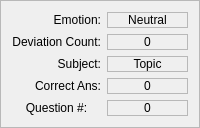
            <widget class="QFrame" name="frame_52">
             <property name="frameShape">
              <enum>QFrame::StyledPanel</enum>
             </property>
             <property name="frameShadow">
              <enum>QFrame::Raised</enum>
             </property>
             <layout class="QGridLayout" name="gridLayout_46">
              <item row="0" column="0">
               <widget class="QLabel" name="label_101">
                <property name="text">
                 <string>Emotion:</string>
                </property>
                <property name="alignment">
                 <set>Qt::AlignRight|Qt::AlignTrailing|Qt::AlignVCenter</set>
                </property>
               </widget>
              </item>
              <item row="1" column="0">
               <widget class="QLabel" name="label_102">
                <property name="text">
                 <string>Deviation Count:</string>
                </property>
                <property name="alignment">
                 <set>Qt::AlignRight|Qt::AlignTrailing|Qt::AlignVCenter</set>
                </property>
               </widget>
              </item>
              <item row="0" column="1">
               <widget class="QLabel" name="run_emotion_label">
                <property name="frameShape">
                 <enum>QFrame::StyledPanel</enum>
                </property>
                <property name="text">
                 <string>Neutral</string>
                </property>
                <property name="alignment">
                 <set>Qt::AlignCenter</set>
                </property>
               </widget>
              </item>
              <item row="1" column="1">
               <widget class="QLabel" name="run_deviation_count">
                <property name="frameShape">
                 <enum>QFrame::StyledPanel</enum>
                </property>
                <property name="text">
                 <string>0</string>
                </property>
                <property name="alignment">
                 <set>Qt::AlignCenter</set>
                </property>
               </widget>
              </item>
              <item row="3" column="0">
               <widget class="QLabel" name="label_107">
                <property name="text">
                 <string>Correct Ans:</string>
                </property>
                <property name="alignment">
                 <set>Qt::AlignRight|Qt::AlignTrailing|Qt::AlignVCenter</set>
                </property>
               </widget>
              </item>
              <item row="3" column="1">
               <widget class="QLabel" name="run_correctness">
                <property name="frameShape">
                 <enum>QFrame::StyledPanel</enum>
                </property>
                <property name="text">
                 <string>0</string>
                </property>
                <property name="alignment">
                 <set>Qt::AlignCenter</set>
                </property>
               </widget>
              </item>
              <item row="2" column="1">
               <widget class="QLabel" name="run_current_topic">
                <property name="frameShape">
                 <enum>QFrame::StyledPanel</enum>
                </property>
                <property name="text">
                 <string>Topic</string>
                </property>
                <property name="alignment">
                 <set>Qt::AlignCenter</set>
                </property>
               </widget>
              </item>
              <item row="2" column="0">
               <widget class="QLabel" name="label_104">
                <property name="text">
                 <string>Subject:</string>
                </property>
                <property name="alignment">
                 <set>Qt::AlignRight|Qt::AlignTrailing|Qt::AlignVCenter</set>
                </property>
               </widget>
              </item>
              <item row="4" column="0">
               <widget class="QLabel" name="label_111">
                <property name="text">
                 <string>Question #:</string>
                </property>
                <property name="alignment">
                 <set>Qt::AlignCenter</set>
                </property>
               </widget>
              </item>
              <item row="4" column="1">
               <widget class="QLabel" name="run_question_number">
                <property name="frameShape">
                 <enum>QFrame::StyledPanel</enum>
                </property>
                <property name="text">
                 <string>0</string>
                </property>
                <property name="alignment">
                 <set>Qt::AlignCenter</set>
                </property>
               </widget>
              </item>
             </layout>
            </widget>
